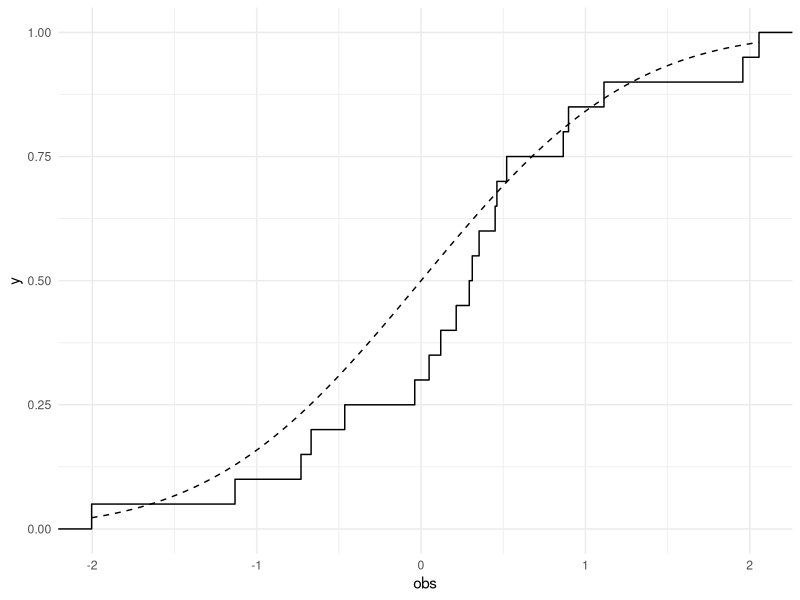

Write the R code that produced this figure.
## ---- chunk 1
knitr::opts_chunk$set(echo = TRUE, warning = FALSE, message = FALSE)
## ---- chunk 2
# Fix a sample size
n <- 20

# Now let's generate some data from a standard normal distribution
obs <- rnorm(n = n, mean = 0, sd = 1)
## ---- chunk 3
# KS test for the true probability distribution
ks.test(obs, pnorm, 0, 1)
## ---- chunk 4
ks.test(obs, pt, 0.1, 0.8)
## ---- chunk 5
# Run your KS test here

## ---- chunk 6
# Load the ggplot2 library
library(ggplot2)

# Initialize your ggplot
ggplot() + 
  
  # Add a computed ecdf of your observations
  stat_ecdf(aes(x = obs)) +
  
  # Add a probability distribution
  stat_function(fun = pnorm, args = c(0, 1), linetype = "dashed") +
  
  # Change the theme to minimal since it's class
  theme_minimal()
## ---- chunk 7
discrete_obs <- sample(1:10, size = 50, replace = TRUE)
## ---- chunk 8
tab_obs <- table(discrete_obs)
## ---- chunk 9
chisq.test(tab_obs)
## ---- chunk 10
# Generate the probs
probs <- (1:10) / sum(1:10)

# Ensure that this is in fact a valid pmf:
sum(probs)

# Conduct a Chi-squared test
chisq.test(tab_obs, p = probs)
## ---- chunk 11
chisq.test(tab_obs, p = probs, simulate.p.value = TRUE)
## ---- chunk 12
set.seed(1511)

# Generate a new sample but this time use the pmf function from above
new_samp <- sample(1:10, size = 50, replace = TRUE, prob = probs)
## ---- chunk 13
table(new_samp)
## ---- chunk 14
# Convert the sample to a factor and specify the possible values
# as "levels"
new_samp_f <- factor(new_samp, levels = 1:10)
table(new_samp_f)
## ---- chunk 15
# (1) Augment the data with all possible vlues:
new_samp_aug <- c(new_samp, 1:10)

# (2) Count the velues
tab_aug <- table(new_samp_aug)
tab_aug

# (3) Subtract 1 from each count
tab_aug - 1
## ---- chunk 16
# Answer the question below

## ---- chunk 17
n <- 50
pois_samp <- rpois(n = n, lambda = 4)
lam_hat <- mean(pois_samp)
table(pois_samp)
## ---- chunk 18
# Truncate the table so that there will be k "categories"
k <- 5 
pois_samp_aug <- c(pois_samp, 0:(k-1))

# Tabulate the augmented values and add sum the values that 
# are greated than k-1
tab_pois_aug <- c(table(pois_samp_aug[pois_samp_aug < (k-1)]),
                  sum(pois_samp_aug >= (k-1))) - 1
tab_pois_aug
## ---- chunk 19
tab_expect <- c(dpois(0:(k-2), lambda = lam_hat),
                1 - ppois(k-2, lambda = lam_hat)) * n
tab_expect
## ---- chunk 20
rbind(tab_pois_aug, tab_expect)
## ---- chunk 21
chisq_stat <- sum((tab_pois_aug - tab_expect)^2 / tab_expect)
chisq_stat
## ---- chunk 22
p_val <- 1 - pchisq(chisq_stat, df = k - 2)
p_val
## ---- chunk 23
chisq.test(tab_pois_aug, p = tab_expect / n)
## ---- chunk 24
# Write your answer here

## ---- chunk 25
n_sim <- 10000
n <- 50

# Create two storage vectors for our simulations
p_vals_k_minus_2 <- vector(length = n_sim)
p_vals_k_minus_1 <- vector(length = n_sim)

# Simulate!

for (i in 1:n_sim) {
  # Generate a random sample
  new_samp <- rpois(n, lambda = 4)
  
  # Estimate the parameter
  lam_hat <- mean(new_samp)
  
  # Choose k = 5 categories
  new_samp_aug <- c(new_samp, 0:(k-1))
  
  # Compute the observed counts
  tab_obs <- c(table(new_samp_aug[new_samp_aug < (k-1)]),
               sum(new_samp_aug >= (k-1))) - 1
  
  # Compute the expected counts
  tab_exp <- c(dpois(0:(k-2), lambda = lam_hat),
               1 - ppois(k-2, lambda = lam_hat)) * n
  
  # Compute the chi-squared test stat
  chisq_stat <- sum((tab_obs - tab_exp)^2 / tab_exp)
  
  # Compute the p-value using k-2 degrees of freedom (Correct)
  p_vals_k_minus_2 <- 1 - pchisq(chisq_stat, df = k - 2)
  
  # Compute the p-values using k-1 degrees of freedom (Wrong)
  p_vals_k_minus_1 <- chisq.test(tab_obs, p = tab_exp / n)$p.val
}

# Compute the proportion of the simulated p-values that are 
# rejected at the alpha = 0.05 significance level
mean(p_vals_k_minus_2)
mean(p_vals_k_minus_1)
